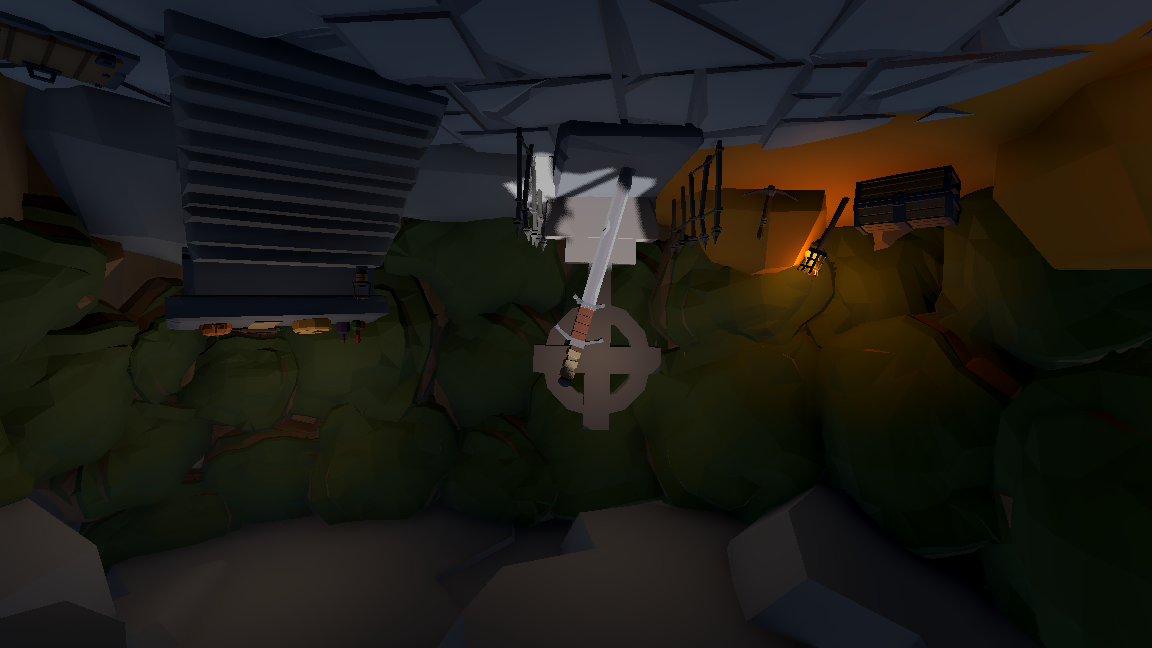
#> input picture screenshots/full_scene.png, 1152 x 648 px
$ python diff_pipeline.py
#> lines starting #> are read from the running program, lines starting #| are printed output that depends on the picture; after the words box and inside, x2 and y2 are one past the last pixel; in counts of white or black regions, pixels touching at a corner belong together
import os
import cv2
import numpy as np

# ----------- AYARLAR ------------
# HSV eşiği
HUE_THRESH  = 10
SAT_THRESH  = 30

# Kontur filtresi
MIN_AREA    = 300      # Kutucuk çizmek için minimum bölge alanı
AR_MIN      = 0.01       # Aspect ratio min (w/h)
AR_MAX      = 5.0       # Aspect ratio max (w/h)

# Morfoloji çekirdekleri
OPEN_KSIZE   = (3, 3)
CLOSE_KSIZE  = (7, 7)

SHOW_DEBUG   = True     # Maskeleri de göster
# --------------------------------

# 1) Yol kurulum
script_dir   = os.path.dirname(os.path.abspath(__file__))
project_root = os.path.abspath(os.path.join(script_dir, os.pardir))
shots_dir    = os.path.join(project_root, "screenshots")
full_path    = os.path.join(shots_dir, "full_scene.png")
bg_path      = os.path.join(shots_dir, "background_only.png")

# 2) Görüntüleri yükle
full = cv2.imread(full_path)
#> full is the input picture: shape (648, 1152, 3); mean B, G, R 21.9, 27.4, 28.5
bg   = cv2.imread(bg_path)
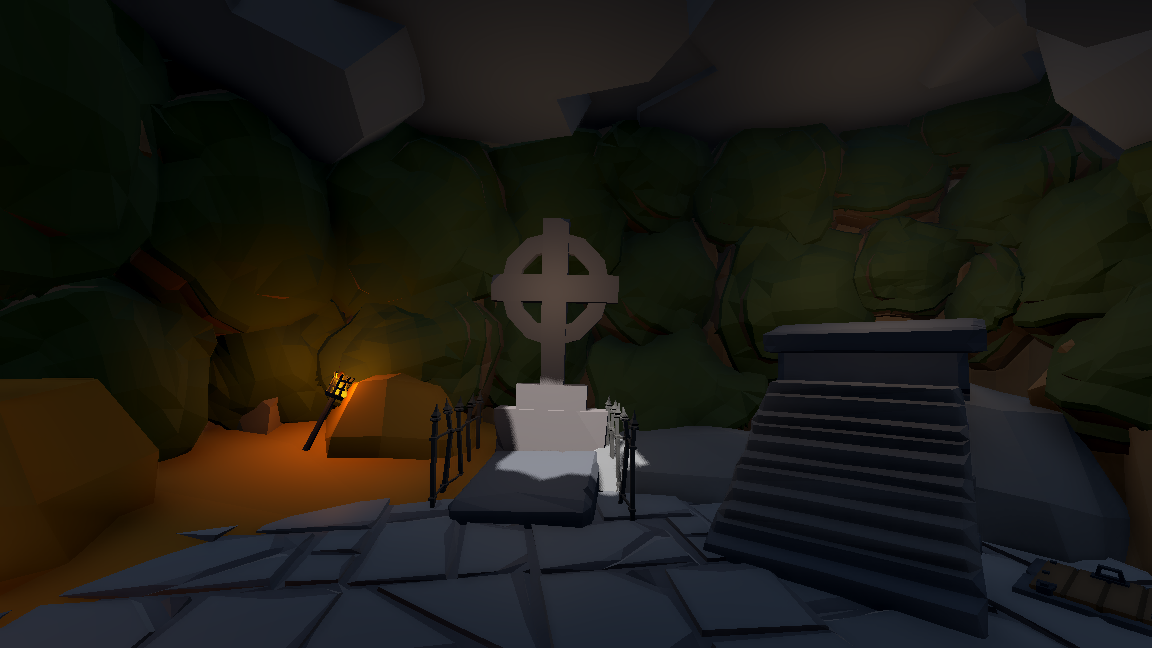
#> input picture screenshots/background_only.png, 1152 x 648 px
#> bg is the input picture: shape (648, 1152, 3); mean B, G, R 22, 27.7, 29.2
if full is None or bg is None:
    raise FileNotFoundError(f"Images not found:\n {full_path}\n {bg_path}")

# 3) Gerekirse döndür
full = cv2.flip(full, -1)
bg   = cv2.flip(bg,   -1)

# 4) HSV'ye çevir ve H/S kanalları al
hsv_full = cv2.cvtColor(full, cv2.COLOR_BGR2HSV)
#> hsv_full: shape (648, 1152, 3); mean H, S, V 60.5, 130.1, 34.2
hsv_bg   = cv2.cvtColor(bg,   cv2.COLOR_BGR2HSV)
#> hsv_bg: shape (648, 1152, 3); mean H, S, V 59.8, 130.4, 34.9
h_full, s_full, _ = cv2.split(hsv_full)
h_bg,   s_bg,   _ = cv2.split(hsv_bg)

# 5) Hue & Sat mutlak farkı
dh = cv2.absdiff(h_full, h_bg)
ds = cv2.absdiff(s_full, s_bg)
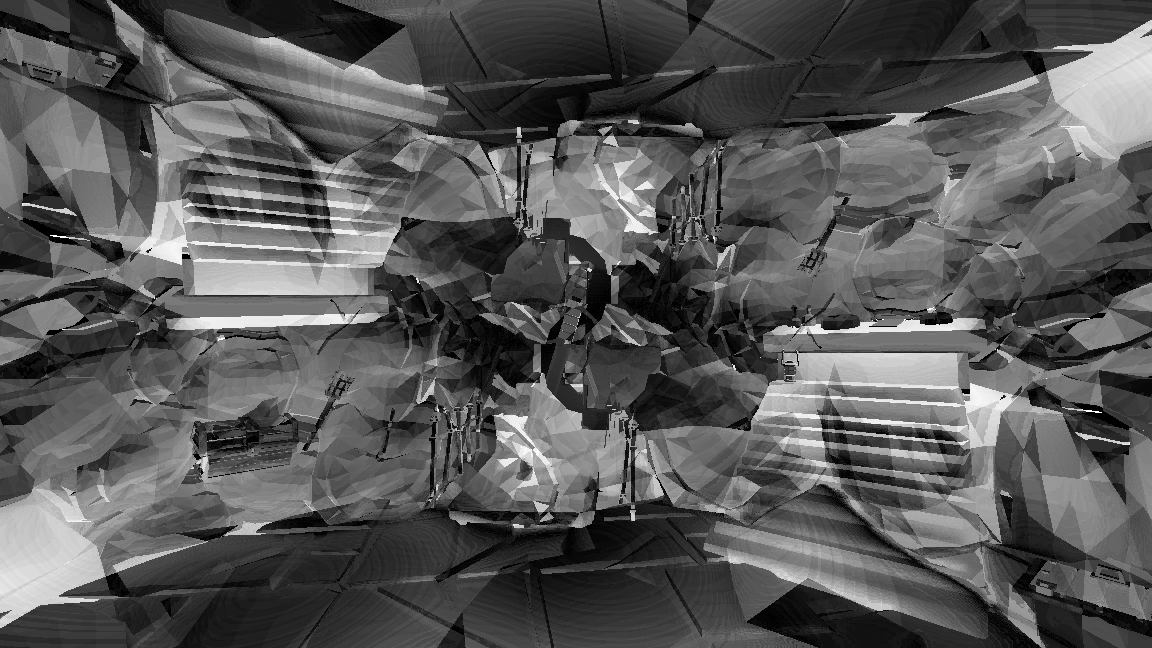
#> ds: shape (648, 1152); min 0, max 255, mean 87.6

# 6) Binary mask (H veya S farkına göre)
_, mh = cv2.threshold(dh, HUE_THRESH, 255, cv2.THRESH_BINARY)
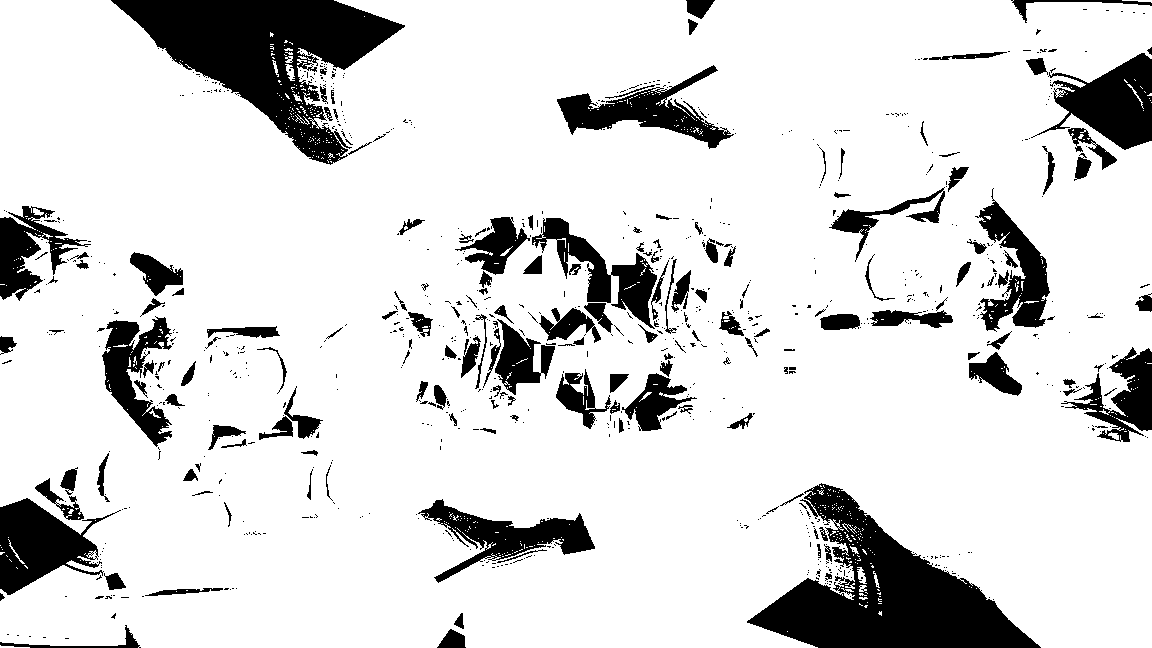
#> mh: shape (648, 1152); 84.8% white; 874 black regions (707 under 20 px), largest, box (x1, y1, x2, y2) and area: (111, 0, 405, 165) 20374, (747, 483, 1041, 648) 20374, (1031, 53, 1152, 150) 5805
_, ms = cv2.threshold(ds, SAT_THRESH, 255, cv2.THRESH_BINARY)
#> ms: shape (648, 1152); 86.4% white; 1373 black regions (1080 under 20 px), largest, box (x1, y1, x2, y2) and area: (453, 0, 712, 144) 9327, (440, 504, 699, 648) 9327, (225, 0, 405, 64) 5622
mask  = cv2.bitwise_or(mh, ms)
#> mask: shape (648, 1152); 95.3% white; 453 black regions (366 under 20 px), largest, box (x1, y1, x2, y2) and area: (225, 0, 405, 64) 5611, (747, 584, 927, 648) 5611, (561, 70, 712, 126) 2321

if SHOW_DEBUG:
    cv2.imshow("Raw HSV Mask", mask)

# 7) Morfoloji (gürültü temizleme)
open_k  = cv2.getStructuringElement(cv2.MORPH_RECT, OPEN_KSIZE) # Erosion
close_k = cv2.getStructuringElement(cv2.MORPH_RECT, CLOSE_KSIZE) # Dilation
mask    = cv2.morphologyEx(mask, cv2.MORPH_OPEN,  open_k,  iterations=1)
#> mask: shape (648, 1152); 94.9% white; 266 black regions (185 under 20 px), largest, box (x1, y1, x2, y2) and area: (225, 0, 405, 64) 5830, (747, 584, 927, 648) 5830, (561, 65, 731, 142) 2834
mask    = cv2.morphologyEx(mask, cv2.MORPH_CLOSE, close_k, iterations=1)
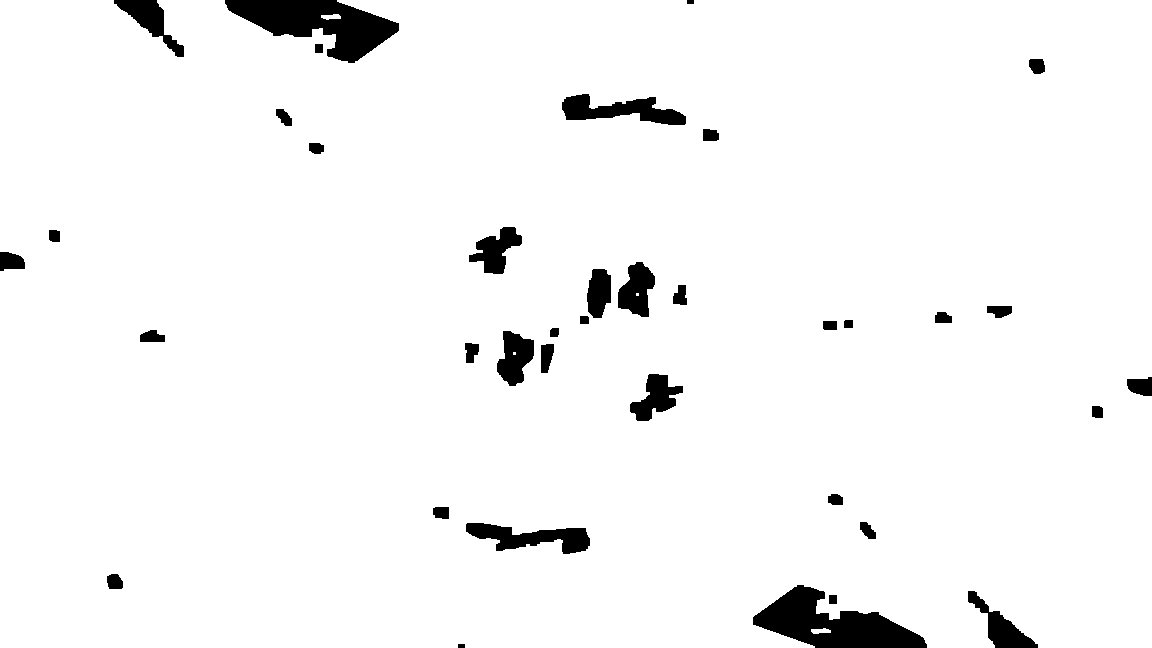
#> mask: shape (648, 1152); 96.2% white; 37 black regions

if SHOW_DEBUG:
    cv2.imshow("Clean HSV Mask", mask)

# 8) Kontur bul ve filtrele
cnts, _ = cv2.findContours(mask, cv2.RETR_EXTERNAL, cv2.CHAIN_APPROX_SIMPLE)
#> cnts = 3 contours; box (x1, y1, x2, y2) and area: (0, 0, 1152, 648) 729468, (811, 628, 831, 634) 64, (321, 14, 341, 20) 64
out = full.copy()
for c in cnts:
    area = cv2.contourArea(c)
    if area < MIN_AREA:
        continue
    x,y,w,h = cv2.boundingRect(c)
    ar = w/float(h) if h>0 else 0
    if ar < AR_MIN or ar > AR_MAX:
        continue
    cv2.rectangle(out, (x,y), (x+w,y+h), (0,0,255), 2)
#> this loop made 3 passes
#> area on passes 1 to 2: 64, 64
#> (area, x, y, w, h, ar) on pass 3: (729468, 0, 0, 1152, 648, 1.78)
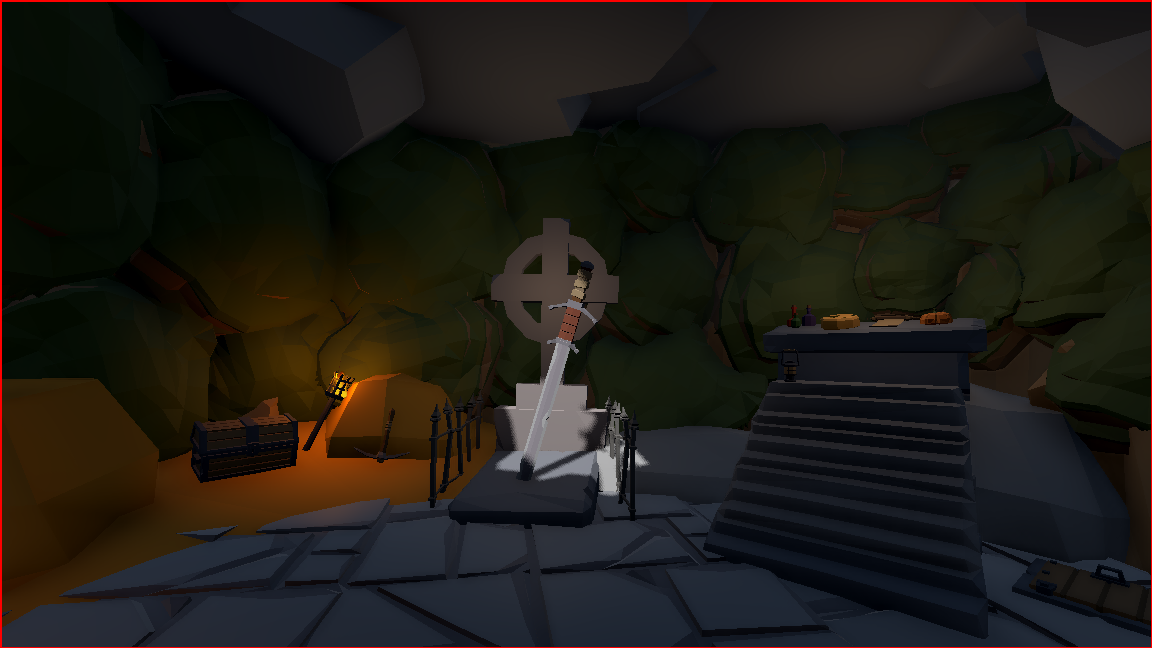
#> out: shape (648, 1152, 3); mean B, G, R 21.8, 27.2, 30.2

# 9) Sonucu göster & kaydet
cv2.imshow("Differences", out)
out_path = os.path.join(shots_dir, "differences_marked.png")
cv2.imwrite(out_path, out)
print(f"✅ Saved: {out_path}")
print("Press 'q' to close windows.")

# 10) 'q' tuşu ile çıkış
while True:
    if cv2.waitKey(10) & 0xFF == ord('q'):
#> (key q is pressed here)
        break

cv2.destroyAllWindows()
